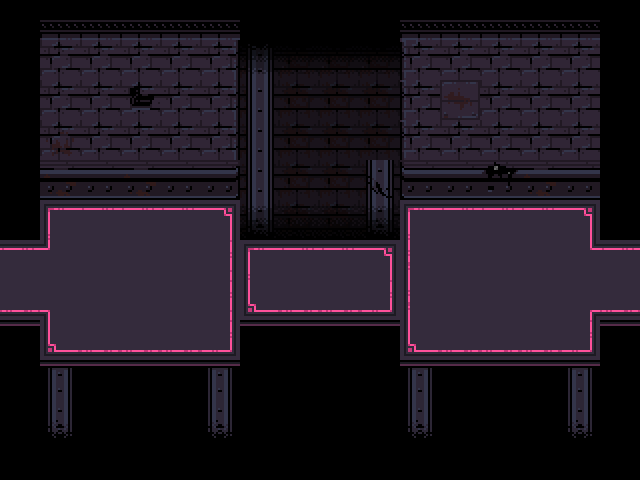

A 2D game scene composited from a Tiled map and its tileset images. What follows is a short description and the map's XML, with every tile layer's data as written:
An orthogonal 16x12 tile map with 40x40 px tiles, 4 tile layers (Tile Layer 2, Tile Layer 3, Tile Layer 1, Tile Layer 4), 2 tilesets and 13 objects (2x transition, spawn, left, right).

<map version="1.10" tiledversion="1.10.2" orientation="orthogonal" renderorder="right-down" width="16" height="12" tilewidth="40" tileheight="40" infinite="0" nextlayerid="8" nextobjectid="14">
 <editorsettings>
  <export target="data.lua" format="lua" />
 </editorsettings>
 <properties>
  <property name="light" type="bool" value="true" />
  <property name="music" value="undertale_yellow/steamworks_overworld" />
 </properties>
 <tileset firstgid="1" source="../../../tilesets/steamworks.tsx" />
 <tileset firstgid="1497" source="../../../tilesets/fade_shadow_yellow.tsx" />
 <layer id="2" name="Tile Layer 2" width="16" height="12">
  <data encoding="csv">
0,0,0,0,0,0,0,0,0,0,0,0,0,0,0,0,
0,0,0,0,0,0,1061,1061,1061,1061,0,0,0,0,0,0,
0,0,0,0,0,0,1095,1095,1095,1095,0,0,0,0,0,0,
0,0,0,0,0,0,1095,1095,1095,1095,0,0,0,0,0,0,
0,0,0,0,0,0,1095,1095,1095,1095,0,0,0,0,0,0,
0,0,0,0,0,0,1095,1095,1095,1095,0,0,0,0,0,0,
0,0,0,0,0,0,0,0,0,0,0,0,0,0,0,0,
0,0,0,0,0,0,0,0,0,0,0,0,0,0,0,0,
0,0,0,0,0,0,0,0,0,0,0,0,0,0,0,0,
0,205,0,0,0,205,0,0,0,0,205,0,0,0,205,0,
0,307,0,0,0,307,0,0,0,0,307,0,0,0,307,0,
0,0,0,0,0,0,0,0,0,0,0,0,0,0,0,0
</data>
 </layer>
 <layer id="5" name="Tile Layer 3" width="16" height="12">
  <data encoding="csv">
0,0,0,0,0,0,0,0,0,0,0,0,0,0,0,0,
0,0,0,0,0,0,205,0,0,0,0,0,0,0,0,0,
0,0,0,0,0,0,0,0,0,0,0,0,0,0,0,0,
0,0,0,0,0,0,0,0,0,0,0,0,0,0,0,0,
0,0,0,0,0,0,0,0,0,273,0,0,0,0,0,0,
0,0,0,0,0,0,0,0,0,0,0,0,0,0,0,0,
0,0,0,0,0,0,0,0,0,0,0,0,0,0,0,0,
0,0,0,0,0,0,0,0,0,0,0,0,0,0,0,0,
0,0,0,0,0,0,0,0,0,0,0,0,0,0,0,0,
0,0,0,0,0,0,0,0,0,0,0,0,0,0,0,0,
0,0,0,0,0,0,0,0,0,0,0,0,0,0,0,0,
0,0,0,0,0,0,0,0,0,0,0,0,0,0,0,0
</data>
 </layer>
 <layer id="1" name="Tile Layer 1" width="16" height="12">
  <data encoding="csv">
0,513,513,513,513,513,0,0,0,0,513,513,513,513,513,0,
0,649,649,649,649,627,0,0,0,0,626,649,649,649,649,0,
0,649,649,615,649,627,273,0,0,0,626,683,649,649,649,0,
0,654,649,649,649,627,273,0,0,0,626,649,649,649,649,0,
0,688,689,688,689,661,273,0,0,274,660,689,687,688,689,0,
0,35,36,36,36,37,307,0,0,307,35,36,36,36,37,0,
36,73,70,70,70,71,35,36,36,37,69,70,70,70,72,36,
104,39,70,70,70,71,103,104,104,105,69,70,70,70,38,104,
138,103,104,104,104,105,138,138,138,138,103,104,104,104,105,138,
0,138,138,138,138,138,0,0,0,0,138,138,138,138,138,0,
0,0,0,0,0,0,0,0,0,0,0,0,0,0,0,0,
0,0,0,0,0,0,0,0,0,0,0,0,0,0,0,0
</data>
 </layer>
 <layer id="6" name="Tile Layer 4" width="16" height="12">
  <data encoding="csv">
0,0,0,0,0,0,0,0,0,0,0,0,0,0,0,0,
0,0,0,0,0,0,1500,1500,1500,1500,0,0,0,0,0,0,
0,0,0,0,0,0,0,0,0,0,0,0,0,0,0,0,
0,0,0,0,0,0,0,0,0,0,0,0,0,0,0,0,
0,0,0,0,0,0,0,0,0,0,0,0,0,0,0,0,
0,0,0,0,0,0,1503,1503,1503,1503,0,0,0,0,0,0,
0,0,0,0,0,0,0,0,0,0,0,0,0,0,0,0,
0,0,0,0,0,0,0,0,0,0,0,0,0,0,0,0,
0,0,0,0,0,0,0,0,0,0,0,0,0,0,0,0,
0,0,0,0,0,0,0,0,0,0,0,0,0,0,0,0,
0,0,0,0,0,0,0,0,0,0,0,0,0,0,0,0,
0,0,0,0,0,0,0,0,0,0,0,0,0,0,0,0
</data>
 </layer>
 <objectgroup id="3" name="collision">
  <object id="1" x="0" y="160" width="640" height="40" />
  <object id="2" x="0" y="360" width="640" height="40" />
  <object id="3" x="0" y="320" width="40" height="40" />
  <object id="4" x="0" y="200" width="40" height="40" />
  <object id="5" x="240" y="200" width="160" height="40" />
  <object id="6" x="240" y="320" width="160" height="40" />
  <object id="7" x="600" y="320" width="40" height="40" />
  <object id="8" x="600" y="200" width="40" height="40" />
 </objectgroup>
 <objectgroup id="4" name="objects">
  <object id="9" name="transition" x="600" y="240" width="40" height="80">
   <properties>
    <property name="map" value="steamworks/04c" />
    <property name="marker" value="left" />
   </properties>
  </object>
  <object id="10" name="transition" x="0" y="240" width="40" height="80">
   <properties>
    <property name="map" value="steamworks/04" />
    <property name="marker" value="right" />
   </properties>
  </object>
 </objectgroup>
 <objectgroup id="7" name="markers">
  <object id="11" name="spawn" x="320" y="280">
   <point />
  </object>
  <object id="12" name="left" x="80" y="280">
   <point />
  </object>
  <object id="13" name="right" x="560" y="280">
   <point />
  </object>
 </objectgroup>
</map>
